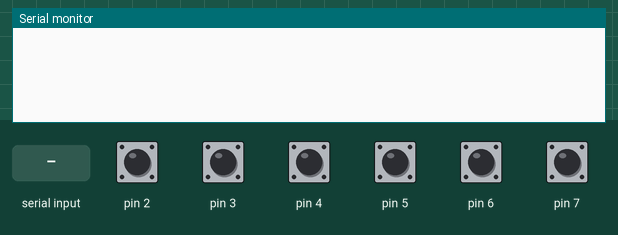
Simulated run of this sketch. Board: Arduino Uno, built with avr-gcc and run on an emulated ATmega328P. On the bench: the last lines printed to the serial monitor. The test bench sets the inputs (shaded band); at power-on: pin 2–7 HIGH.

Above: at 1.2 s.
1.3 s: "P" received over Serial
At 2.2 s:
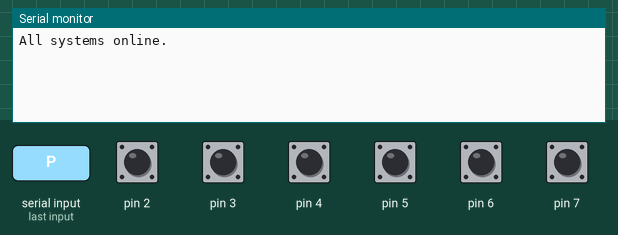
2.8 s: "R" received over Serial
At 3.4 s:
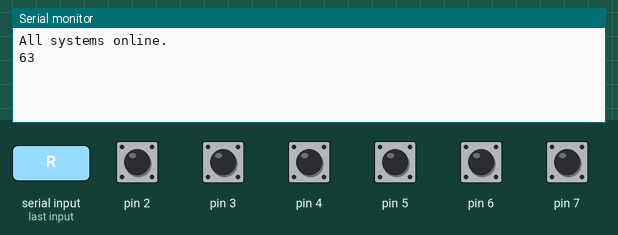

Measured:
- after the input at 1.3 s, the serial monitor: prints a new line at once (image 1)
- after the input at 2.8 s, the serial monitor: prints a new line at once (image 2)

The sketch:

arduino.ino
```cpp
// Array of pins on which Reed switches are.
int reedSwitches[] = { 7, 6, 5, 4, 3, 2 };

void setup() {
  // Initialize serial communication at 9600 bits per second
  Serial.begin(9600);

  // Default all switches to high
  for (int s : reedSwitches) {
    pinMode(s, INPUT_PULLUP);
  }
}

// Reads Reed switches and returns their values as a bitset,
// starting from LSB for the first switch.
int readReedSwitches() {
  int ret = 0;
  int mask = 1;
  for (int s : reedSwitches) {
    ret += mask * digitalRead(s);
    mask <<= 1;
  }
  return ret;
}

void loop() {
  if (Serial.available() > 0) {
    int byteIn = Serial.read();

#ifdef DEBUG
    Serial.print("Got input: ");
    Serial.println((char)(byteIn));
#endif

    if (byteIn == 'P') { // Ping
      Serial.println("All systems online.");
    } else if (byteIn == 'R') { // Reed
      Serial.println(readReedSwitches());
    }
  }
}
```
